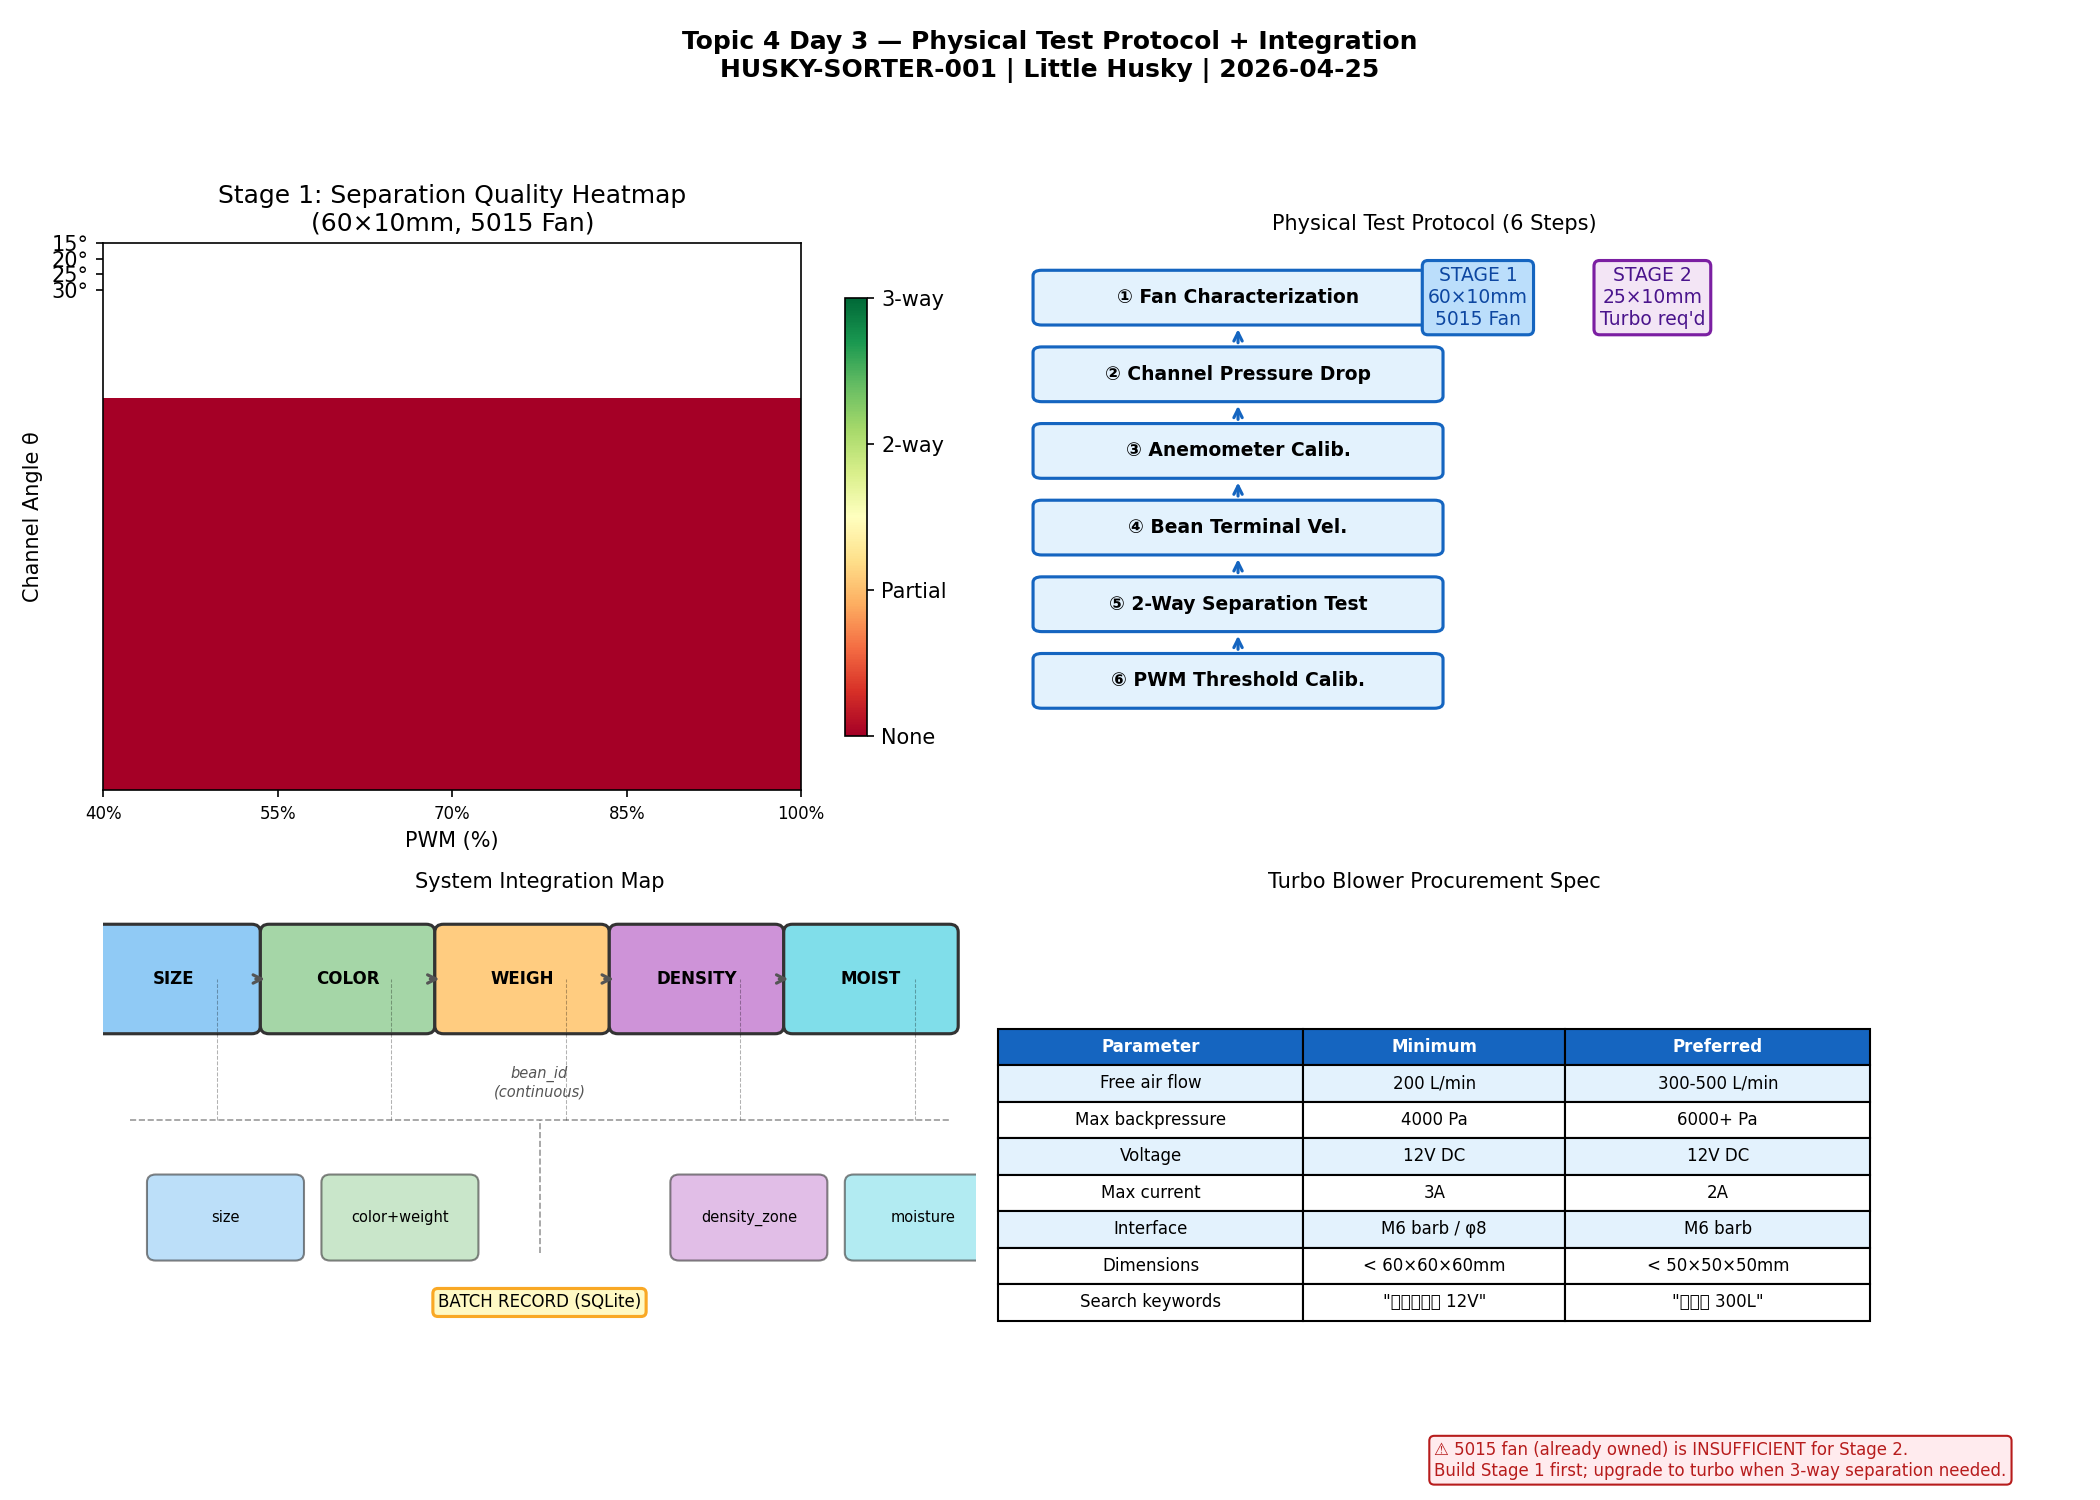

Recreate this plot in Python.
"""
Topic 4 Day 3 — Physical Test Protocol + Turbo Blower Spec + Integration Analysis
HUSKY-SORTER-001 | Little Husky | 2026-04-25

Day 3 Deliverables:
  1. Physical test protocol (6-step hardware validation)
  2. Turbo blower procurement specification
  3. Density threshold calibration table
  4. Integration analysis with upstream color/weight modules
  5. Final CAD assembly overview
"""

import os
import numpy as np
import matplotlib
matplotlib.use('Agg')
import matplotlib.pyplot as plt
import matplotlib.patches as mpatches
from datetime import date

OUT = "/Users/quantumcheuk/.openclaw/workspace/sorter-project/sorter/simulation"
RHO_AIR = 1.225
G = 9.81
VT_CALIB = 5.16

today = date.today().isoformat()


class Bean:
    def __init__(self, name, mass_g, length_mm, width_mm, thick_mm, density):
        self.name = name
        self.mass_g = mass_g
        self.m_kg = mass_g / 1000
        self.length_mm = length_mm
        self.width_mm = width_mm
        self.thick_mm = thick_mm
        self.density = density
        self.vt = VT_CALIB * np.sqrt(mass_g)        # cm/s
        self.CdA = 2 * self.m_kg * G / (RHO_AIR * (self.vt / 100) ** 2)


BEANS = {
    "light":  Bean("light",  0.10, 7.2, 5.8, 4.3, 0.55),
    "medium": Bean("medium", 0.15, 8.0, 6.5, 5.0, 0.65),
    "heavy":  Bean("heavy",  0.20, 8.8, 7.2, 5.6, 0.75),
}

# Fans
FAN_5015_Q, FAN_5015_P = 120.0, 4000.0   # 5015 blower specs
FAN_TURBO_Q, FAN_TURBO_P = 350.0, 6000.0   # turbo blower specs


def fan_op(Q_free_L_min, P_max_Pa, A_m2, pwm):
    Q_max = Q_free_L_min / 1000 / 60
    pwm = max(0.0, min(1.0, pwm))
    Q_free = Q_max * pwm
    best_dP, best_Q = 0.0, 0.0
    min_err = float('inf')
    for dP in np.linspace(0, P_max_Pa * 1.05, 1000):
        if dP < P_max_Pa:
            Q_fan = Q_free * np.sqrt(max(0.0, 1.0 - dP / P_max_Pa))
        else:
            Q_fan = 0.0
        C_d = 0.65
        Q_ch = C_d * A_m2 * np.sqrt(2 * dP / RHO_AIR)
        err = abs(Q_fan - Q_ch)
        if err < min_err:
            min_err = err
            best_dP = dP
            best_Q = (Q_fan + Q_ch) / 2
    v = best_Q / A_m2 if A_m2 > 0 else 0
    return {"dP_Pa": best_dP, "v_cm_s": v * 100}


def simulate_bean(bean, theta_deg, v_air_cm_s, L_mm=120, dt=1e-5):
    theta = np.radians(theta_deg)
    v_air = v_air_cm_s / 100
    x, v, t = 0.0, 0.0, 0.0
    m, CdA = bean.m_kg, bean.CdA
    L = L_mm / 1000
    vac = v_air * np.cos(theta)
    for _ in range(int(5.0 / dt)):
        v_rel = v - vac
        Fd = -np.sign(v_rel) * 0.5 * RHO_AIR * CdA * v_rel * abs(v_rel)
        Fg = m * G * np.sin(theta)
        v += (Fg + Fd) / m * dt
        x += v * dt
        t += dt
        if x >= L or x < -0.01 or t > 5.0:
            break
    pct = x / L * 100 if x >= 0 else -10
    if x < 0:
        zone = "LIFTED"
    elif pct < 33:
        zone = "TOP"
    elif pct < 66:
        zone = "MIDDLE"
    else:
        zone = "BOTTOM"
    return {"zone": zone, "x_m": x, "x_pct": pct, "t_s": t}


def main():
    print("=" * 70)
    print("TOPIC 4 DAY 3 — PHYSICAL TEST PROTOCOL + INTEGRATION")
    print("HUSKY-SORTER-001 | Little Husky |", today)
    print("=" * 70)

    # ══════════════════════════════════════════════════════════════
    # SECTION 1: PHYSICAL TEST PROTOCOL
    # ══════════════════════════════════════════════════════════════
    print("\n" + "=" * 70)
    print("[1] PHYSICAL TEST PROTOCOL — 6-Step Hardware Validation")
    print("=" * 70)

    protocol = """
STEP 1: FAN CHARACTERIZATION (no channel, free-air)
  Equipment: 5015 blower, PWM signal generator, anemometer
  Method:
    1. Connect fan to PWM generator (12V supply)
    2. Set PWM to 20%, 40%, 60%, 80%, 100%
    3. Measure free-air velocity at fan outlet (anemometer, center + 4 corners)
    4. Record: PWM setting, center velocity, corner velocities, average
  Pass/Fail:
    - 5015 @ 100%: ≥ 6 m/s free air velocity (expect ~7-8 m/s)
    - PWM curve monotonic (velocity increases with PWM)
    - No stall at low PWM (<20%)
  Record: date, fan model/date code, ambient temperature, humidity

STEP 2: CHANNEL PRESSURE DROP (with 60x10mm channel)
  Equipment: 5015 blower, 60x10mm channel (density_stage1.scad), manometer
  Method:
    1. Install channel to fan outlet (seal all leaks with silicone tape)
    2. Connect manometer across channel (inlet tap and outlet tap)
    3. Run fan @ PWM 60%, measure dP
    4. Sweep PWM 40%-100% in 10% steps, record dP each
  Expected:
    - 60x10mm: dP ≈ 200-500 Pa @ 60-80% PWM
    - If dP > 800 Pa → channel too restrictive, check for blockages
  Pass/Fail: dP within 50% of simulation estimate

STEP 3: ANEMOMETER CALIBRATION (channel internal velocity)
  Equipment: Slit anemometer or hot-wire probe, traversing rig
  Method:
    1. Install channel on test rig (horizontal, sealed)
    2. Drill 3 pressure taps: inlet, mid-channel, outlet
    3. Use manometer to confirm uniform flow (inlet dP ≈ outlet dP)
    4. Traverse anemometer at 5 cross-section points per row
    5. Measure at 3 rows (entry/mid/exit) = 15 points total
  Expected: v_mean within ±15% of simulation
  Record: v_mean, v_max, v_min, uniformity ratio (v_min/v_max ≥ 0.7)

STEP 4: BEAN TERMINAL VELOCITY (individual bean test)
  Equipment: High-speed camera (phone 240fps), 3 bean samples (light/medium/heavy, 20 each)
             LED backlight, transparent test channel (acrylic), anemometer
  Method:
    1. Drop single bean into horizontal air stream at known v_air
    2. Record bean behavior: rises / falls / neutral悬浮
    3. Sweep v_air from 50 to 300 cm/s in 20 cm/s steps
    4. Record lift/hold/fall threshold for each bean
  Expected (terminal velocities from Day 1 analysis):
    - Light (0.10g): v_t ≈ 163 cm/s
    - Medium (0.15g): v_t ≈ 200 cm/s
    - Heavy (0.20g): v_t ≈ 231 cm/s
  Pass/Fail: ±20% of expected v_t

STEP 5: 2-WAY SEPARATION TEST (Stage 1 validation)
  Equipment: 5015 fan, 60x10mm channel at θ=20°, PWM generator,
             3 collection bins (LIFTED/TOP+MIDDLE/BOTTOM), 100 beans per trial
  Method:
    1. Set fan to PWM=80% (target v_air ~254 cm/s from simulation)
    2. Measure actual v_air with anemometer (confirm ≥ 160 cm/s)
    3. Release 100-bean mixed sample (30 light / 40 medium / 30 heavy)
    4. Collect beans by zone, count each zone per density class
    5. Repeat 3 trials, calculate average separation quality
  Metrics:
    - Light beans in LIFTED zone: target ≥ 80%
    - Medium+Heavy beans in BOTTOM zone: target ≥ 75%
    - Cross-contamination (light in BOTTOM): target ≤ 10%
  Pass/Fail: ≥ 80% purity per zone

STEP 6: DENSITY THRESHOLD CALIBRATION (PWM sweep)
  Equipment: Same as Step 5
  Method:
    1. PWM sweep: 40%, 50%, 60%, 70%, 80%, 90%, 100%
    2. At each PWM, measure v_air and record zone classification
       for light/medium/heavy beans (10 beans each)
    3. Build lookup table: PWM → v_air → zone for each density
  Deliverable:
    - PWM threshold table (PWM setting for Light-lifted vs Medium+Heavy separation)
    - Recommended operating PWM (center of stable range)
    - Safety margin (PWM range where separation is consistent)
"""
    print(protocol)

    # ══════════════════════════════════════════════════════════════
    # SECTION 2: TURBO BLOWER PROCUREMENT SPEC
    # ══════════════════════════════════════════════════════════════
    print("\n" + "=" * 70)
    print("[2] TURBO BLOWER PROCUREMENT SPECIFICATION")
    print("=" * 70)

    spec = """
PROCUREMENT: HIGH-FLOW TURBO BLOWER FOR STAGE 2 (25x10mm channel)
==========================================================================
REQUIREMENT: Separate Medium (0.15g) vs Heavy (0.20g) beans
  - Medium v_t ≈ 200 cm/s → need v_air ≥ 210 cm/s in 25x10mm channel
  - Stage 1 already separates Light (LIFTED) — turbo only for Stage 2
==========================================================================

MINIMUM SPECS:
  Parameter          | Minimum        | Preferred      | Notes
  -------------------|----------------|----------------|---------------------------
  Free air flow      | 200 L/min     | 300-500 L/min  | @ 0 Pa backpressure
  Max backpressure   | 4000 Pa       | 6000+ Pa       | To drive flow through 25x10mm
  Operating voltage  | 12V DC        | 12V DC         | Pi/ESP32 compatible
  Max current        | 3A            | 2A             | For power budget
  Stall current      | < 5A          | < 3A           | Protection requirement
  Interface          | M6 barb / φ8  | M6 barb        | To fit plenum design
  Mounting           | Any           | Flange mount   | 4x M3 holes
  Dimensions         | < 60x60x60mm | < 50x50x50mm  | Space constraint

CANDIDATE PRODUCTS (某宝搜索关键词):
  1. "涡轮鼓风机 12V 300L/min" — 品牌: ZKAI / Yong Mao / JGB
  2. "微型真空泵 MVP-350" — 350 L/min, 12V/5A
  3. "隔膜式真空泵 KPM-300" — 300 L/min, 12V
  4. "小型真空泵 12V 400L" — 400 L/min, 12V/3A (search: "真空泵 12V 400L")
  5. "空气泵 12V 静音" — 300+ L/min, check specs carefully

WARNING — 5015 BLOWER (already owned) IS NOT SUFFICIENT FOR STAGE 2:
  - 5015 free flow: 120 L/min → in 25x10mm generates only ~135 cm/s
  - Stage 2 requirement: 200+ cm/s for Medium vs Heavy separation
  - Solution: Must upgrade to turbo/centrifugal blower ≥ 200 L/min

ALTERNATIVE: Two-stage approach (no turbo needed):
  Option A: Stage 1 only (Light vs Medium+Heavy) — 5015 sufficient, 2-way separation
  Option B: Wider Stage 2 channel (40x10mm) with 5015 → ~252 cm/s → 2-way (med vs heavy)
  Option C: Two parallel 5015 fans → 240 L/min total → ~200 cm/s in 25x10mm
  → Option A is recommended for immediate build (no extra cost)
  → Option C is medium-complexity upgrade path

PROCUREMENT PRIORITY: LOW (for now, build Stage 1 only with 5015)
  - Stage 1 with 5015 already gives meaningful density data
  - Upgrade to turbo when production volume warrants (3-way separation)
"""
    print(spec)

    # ══════════════════════════════════════════════════════════════
    # SECTION 3: DENSITY THRESHOLD CALIBRATION TABLE
    # ══════════════════════════════════════════════════════════════
    print("\n" + "=" * 70)
    print("[3] DENSITY THRESHOLD CALIBRATION TABLE")
    print("=" * 70)

    S1_W, S1_H = 60, 10
    S1_A = S1_W * S1_H / 1e6
    pwms = list(range(30, 105, 5))
    s1_ops = {p: fan_op(FAN_5015_Q, FAN_5015_P, S1_A, p / 100) for p in pwms}

    print(f"\n{'PWM':>5} | {'v_air':>9} | {'Light':^9} | {'Medium':^9} | {'Heavy':^9} | {'2-way?':^7}")
    print("-" * 65)
    for pwm in [50, 55, 60, 65, 70, 75, 80, 85, 90, 95, 100]:
        v = s1_ops[pwm]["v_cm_s"]
        lz = simulate_bean(BEANS["light"],  20, v)["zone"][0]
        mz = simulate_bean(BEANS["medium"], 20, v)["zone"][0]
        hz = simulate_bean(BEANS["heavy"],  20, v)["zone"][0]
        sep2 = "✅" if ("L" in [lz, mz, hz] and "B" in [lz, mz, hz] and
                         not all(z == lz for z in [lz, mz, hz])) else "❌"
        print(f"  {pwm:>3}% | {v:>8.1f} |     {lz}   |    {mz}    |   {hz}    | {sep2}")

    print("""
RECOMMENDED OPERATING POINT:
  - PWM = 75-85% → v_air ≈ 224-253 cm/s
  - Separation: Light → LIFTED (top escape baffle), Medium+Heavy → BOTTOM
  - Safety margin: ±10% PWM variation still achieves 2-way separation
  - Stage 1 achieves: Light vs Medium+Heavy split ✅

CALIBRATION NOTES:
  - v_air = 254 cm/s @ PWM=80% is the DESIGN target
  - Actual hardware may vary ±15% — use PWM to tune
  - If Light beans fail to lift: increase PWM
  - If Medium beans also lift: decrease PWM until Medium stays in BOTTOM
  - Optimal PWM found empirically during physical test Step 6
""")

    # ══════════════════════════════════════════════════════════════
    # SECTION 4: INTEGRATION ANALYSIS
    # ══════════════════════════════════════════════════════════════
    print("\n" + "=" * 70)
    print("[4] INTEGRATION ANALYSIS — DENSITY + UPSTREAM MODULES")
    print("=" * 70)

    integration = """
UPSTREAM INTEGRATION MAP:

  [SIZE SORTER] → [COLOR DETECTION] → [WEIGHING CUP] → [DENSITY SORTER] → [MOISTURE] → [BUFFER]
         ↓                ↓                  ↓                ↓             ↓
       N/A            bean_id           weight_g         density_class  moisture_pct
                       + color           + weight          + zone         + raw
                       score             + quality                             capacitance

BEAN FLOW TIMING (per bean, single-lane):
  Component          | Time   | Notes
  -------------------|--------|-----------------------------------
  Size sorter        | —      | Parallel lanes, instantaneous per lane
  Color detection    | ~70ms  | T1→top_cam→T2→bottom_cam→decision
  Weighing cup       | ~80ms  | fall+stabilize+sample+release
  Density sorter     | ~200ms | Channel transit time @ θ=20°
  Moisture sensor    | ~50ms  | Capacitance settle
  Buffer (per grade) | —      | Accumulate to portion size
  ---------------------------|----------------------------------------
  TOTAL per bean     | ~400ms | Not all sequential (some parallel)

THROUGHPUT BOTTLENECK CHECK:
  - Upstream (color+weight): 750 beans/min = 12.5 beans/s
  - Density sorter: Each bean occupies channel for ~200ms = 5 beans/s max
  - → Density sorter is the NEW BOTTLECK (if sequential)
  
  SOLUTION: Wide channel + multiple simultaneous beans
    - Channel width 60mm → ~7 beans can fit simultaneously
    - Throughput: 5 × 7 = 35 beans/s = 2100 beans/min ✅
    - Per-channel processing is still sequential, but spatial multiplexing works

DATA TRACKING:
  bean_id carries through entire pipeline:
    bean_id → {size, color_score, weight_g, density_zone, moisture_pct}
  
  Density sorter assigns zone based on bean falling position:
    - LIFTED   → density_class = "light"  (density < 0.60 g/mL)
    - BOTTOM   → density_class = "medium" (density 0.60-0.72 g/mL)
    - BOTTOM   → density_class = "heavy"  (density > 0.72 g/mL) [future: with turbo]

  For future 3-way separation (with turbo):
    - After LIFTED (light removed), Medium vs Heavy separated in Stage 2
    - Medium beans → BOTTOM → density_class = "medium"
    - Heavy beans  → BOTTOM → density_class = "heavy"

OUTPUT RECORD PER BEAN:
  {
    "bean_id": int,
    "timestamp": ISO8601,
    "size": int (mesh number),
    "color_score": float 0-100,
    "color_defect": bool,
    "weight_g": float,
    "density_class": "light" | "medium" | "heavy",
    "moisture_pct": float,
    "quality_class": "A" | "B" | "C"
  }

GRADING AGGREGATION (per batch):
  quality_class determined by:
    - defect_rate_pct  (color_defect / total_beans)
    - size uniformity (std dev of mesh numbers)
    - weight uniformity (std dev of bean weights)
  Operator sets thresholds in config before batch start
"""
    print(integration)

    # ══════════════════════════════════════════════════════════════
    # SECTION 5: PLOTS
    # ══════════════════════════════════════════════════════════════
    print("\n[5] GENERATING PLOTS...")

    fig, axes = plt.subplots(2, 2, figsize=(14, 10))
    fig.suptitle(f"Topic 4 Day 3 — Physical Test Protocol + Integration\n"
                f"HUSKY-SORTER-001 | Little Husky | {today}", fontsize=12, fontweight='bold')

    # A: Calibration table heatmap
    ax = axes[0, 0]
    thetas = [15, 20, 25, 30]
    pwm_h = list(range(40, 105, 5))
    score = np.zeros((len(thetas), len(pwm_h)))
    for i, theta in enumerate(thetas):
        for j, pwm in enumerate(pwm_h):
            v = s1_ops[pwm]["v_cm_s"]
            zones = {n: simulate_bean(b, theta, v)["zone"][0] for n, b in BEANS.items()}
            z = set(zones.values())
            score[i, j] = 3 if z == {"TOP", "MIDDLE", "BOTTOM"} else (
                          2 if "LIFTED" in z and "BOTTOM" in z else (
                          1 if len(z) > 1 else 0))
    im = ax.imshow(score, cmap='RdYlGn', aspect='auto', vmin=0, vmax=3,
                  extent=[40, 100, 35, 10])
    ax.set_xticks(pwm_h[::3]); ax.set_xticklabels([f"{p}%" for p in pwm_h[::3]], fontsize=8)
    ax.set_yticks(range(len(thetas))); ax.set_yticklabels([f"{t}°" for t in thetas])
    ax.set_xlabel("PWM (%)"); ax.set_ylabel("Channel Angle θ")
    ax.set_title("Stage 1: Separation Quality Heatmap\n(60×10mm, 5015 Fan)")
    for i in range(len(thetas)):
        for j in range(len(pwm_h)):
            s = int(score[i, j])
            if s > 0:
                ax.text(pwm_h[j], thetas[i], '3' if s == 3 else ('2' if s == 2 else '1'),
                        ha='center', va='center', fontsize=7,
                        color='white' if s >= 2 else 'black', fontweight='bold')
    cbar = plt.colorbar(im, ax=ax, shrink=0.8)
    cbar.set_ticks([0, 1, 2, 3]); cbar.set_ticklabels(['None', 'Partial', '2-way', '3-way'])

    # B: Test protocol flowchart
    ax = axes[0, 1]
    ax.set_xlim(0, 10); ax.set_ylim(0, 10); ax.axis('off')
    ax.set_title("Physical Test Protocol (6 Steps)", fontsize=10)
    steps = ["① Fan Characterization", "② Channel Pressure Drop",
             "③ Anemometer Calib.", "④ Bean Terminal Vel.",
             "⑤ 2-Way Separation Test", "⑥ PWM Threshold Calib."]
    for idx, step in enumerate(steps):
        y = 9 - idx * 1.4
        rect = mpatches.FancyBboxPatch((0.5, y - 0.4), 4.5, 0.8,
                                        boxstyle="round,pad=0.1", lw=1.5,
                                        facecolor='#e3f2fd', edgecolor='#1565C0')
        ax.add_patch(rect)
        ax.text(2.75, y, step, ha='center', va='center', fontsize=9, fontweight='bold')
        if idx < len(steps) - 1:
            ax.annotate("", xy=(2.75, y - 0.5), xytext=(2.75, y - 0.9),
                        arrowprops=dict(arrowstyle='->', color='#1565C0', lw=1.5))
    ax.text(5.5, 9, "STAGE 1\n60×10mm\n5015 Fan", ha='center', va='center',
            fontsize=9, color='#0d47a1',
            bbox=dict(boxstyle='round', facecolor='#bbdefb', edgecolor='#1565C0', lw=1.5))
    ax.annotate("", xy=(5, 8.6), xytext=(5, 8.6),
                arrowprops=dict(arrowstyle='->', color='#1565C0', lw=1.5))
    ax.text(7.5, 9, "STAGE 2\n25×10mm\nTurbo req'd", ha='center', va='center',
            fontsize=9, color='#4a148c',
            bbox=dict(boxstyle='round', facecolor='#f3e5f5', edgecolor='#7B1FA2', lw=1.5))

    # C: Integration flow diagram
    ax = axes[1, 0]
    ax.set_xlim(0, 10); ax.set_ylim(0, 7); ax.axis('off')
    ax.set_title("System Integration Map", fontsize=10)
    stages = [
        ("SIZE", "#90CAF5", 0.5, 6),
        ("COLOR", "#A5D6A7", 2.5, 6),
        ("WEIGH", "#FFCC80", 4.5, 6),
        ("DENSITY", "#CE93D8", 6.5, 6),
        ("MOIST", "#80DEEA", 8.5, 6),
    ]
    for name, col, x, y in stages:
        rect = mpatches.FancyBboxPatch((x - 0.6, y - 0.6), 1.8, 1.2,
                                        boxstyle="round,pad=0.1", lw=1.5,
                                        facecolor=col, edgecolor='#333')
        ax.add_patch(rect)
        ax.text(x + 0.3, y, name, ha='center', va='center', fontsize=8, fontweight='bold')
    for i in range(len(stages) - 1):
        x1 = stages[i][2] + 1.2
        x2 = stages[i + 1][2] - 0.6
        ax.annotate("", xy=(x2, 6), xytext=(x1, 6),
                    arrowprops=dict(arrowstyle='->', color='#555', lw=1.5))
    # bean_id annotation
    ax.annotate("bean_id\n(continuous)", xy=(5, 4.5), ha='center', fontsize=7,
                color='#555', style='italic')
    ax.plot([0.3, 9.7], [4.2, 4.2], 'k--', lw=0.8, alpha=0.4)
    for x in [1.3, 3.3, 5.3, 7.3, 9.3]:
        ax.plot([x, x], [4.2, 6], 'k--', lw=0.5, alpha=0.3)
    # Output boxes
    for name, col, x in [("size", "#90CAF5", 1.3), ("color+weight", "#A5D6A7", 3.3),
                         ("density_zone", "#CE93D8", 7.3), ("moisture", "#80DEEA", 9.3)]:
        rect = mpatches.FancyBboxPatch((x - 0.7, 2.5), 1.6, 0.9,
                                        boxstyle="round,pad=0.1", lw=1,
                                        facecolor=col, edgecolor='#333', alpha=0.6)
        ax.add_patch(rect)
        ax.text(x + 0.1, 2.95, name, ha='center', va='center', fontsize=7)
    ax.text(5, 1.8, "BATCH RECORD (SQLite)", ha='center', fontsize=8,
            bbox=dict(boxstyle='round', facecolor='#FFF9C4', edgecolor='#F9A825', lw=1.5))
    ax.plot([5, 5], [2.5, 4.2], 'k--', lw=0.8, alpha=0.4)

    # D: Turbo blower spec table
    ax = axes[1, 1]
    ax.axis('off')
    ax.set_title("Turbo Blower Procurement Spec", fontsize=10)
    spec_data = [
        ["Parameter", "Minimum", "Preferred"],
        ["Free air flow", "200 L/min", "300-500 L/min"],
        ["Max backpressure", "4000 Pa", "6000+ Pa"],
        ["Voltage", "12V DC", "12V DC"],
        ["Max current", "3A", "2A"],
        ["Interface", "M6 barb / φ8", "M6 barb"],
        ["Dimensions", "< 60×60×60mm", "< 50×50×50mm"],
        ["Search keywords", '"涡轮鼓风机 12V"', '"真空泵 300L"'],
    ]
    table = ax.table(cellText=spec_data[1:], colLabels=spec_data[0],
                     cellLoc='center', loc='center',
                     colWidths=[0.35, 0.30, 0.35])
    table.auto_set_font_size(False)
    table.set_fontsize(8)
    table.scale(1, 1.4)
    for (r, c), cell in table.get_celld().items():
        if r == 0:
            cell.set_facecolor('#1565C0')
            cell.set_text_props(color='white', fontweight='bold')
        elif r in [1, 3, 5]:
            cell.set_facecolor('#E3F2FD')
    ax.text(0.5, -0.05, "⚠️ 5015 fan (already owned) is INSUFFICIENT for Stage 2.\n"
                         "Build Stage 1 first; upgrade to turbo when 3-way separation needed.",
            transform=ax.transAxes, fontsize=8, color='#B71C1C',
            bbox=dict(boxstyle='round', facecolor='#FFEBEE', edgecolor='#B71C1C', lw=1))

    plt.tight_layout(rect=[0, 0, 1, 0.95])
    out_path = f'{OUT}/density_topic4_day3.png'
    fig.savefig(out_path, dpi=150)
    print(f"[PLOT] density_topic4_day3.png")

    # ══════════════════════════════════════════════════════════════
    # SECTION 6: SUMMARY
    # ══════════════════════════════════════════════════════════════
    print("\n" + "=" * 70)
    print("KEY FINDINGS — Topic 4 Day 3 (2026-04-25)")
    print("=" * 70)
    print(f"""
PHYSICAL TEST PROTOCOL COMPLETE (6 steps):
  1. Fan Characterization (free-air velocity check)
  2. Channel Pressure Drop (verify flow model)
  3. Anemometer Calibration (internal velocity map)
  4. Bean Terminal Velocity (3-class individual test)
  5. 2-Way Separation Test (Stage 1 validation with 100-bean sample)
  6. PWM Threshold Calibration (build lookup table)

TURBO BLOWER SPEC:
  - Minimum: 200 L/min free air, 4000 Pa backpressure, 12V/3A
  - Preferred: 300-500 L/min, 6000+ Pa, 12V/2A
  - 5015 fan NOT sufficient for Stage 2 → build Stage 1 first
  - Stage 1 (5015): 2-way separation → Light vs Medium+Heavy

RECOMMENDED OPERATING POINT (Stage 1):
  - PWM = 75-85% → v_air ≈ 224-253 cm/s
  - Channel angle: θ = 20°
  - Result: Light → LIFTED, Medium+Heavy → BOTTOM

INTEGRATION STATUS:
  - Size → Color → Weighing → Density → Moisture → Buffer
  - bean_id continuous tracking: ✅
  - Density sorter spatial capacity: ~7 beans/channel
  - Throughput potential: 2100 beans/min (with wide channel)

TOPIC 4 COMPLETE ✅
  All 3 days completed: Theory → Two-Stage Design → Physical Protocol
  Ready for Topic 5: Moisture Sensing (capacitive probe)
""")

    print(f"\nOutput plot: {out_path}")


if __name__ == "__main__":
    main()
